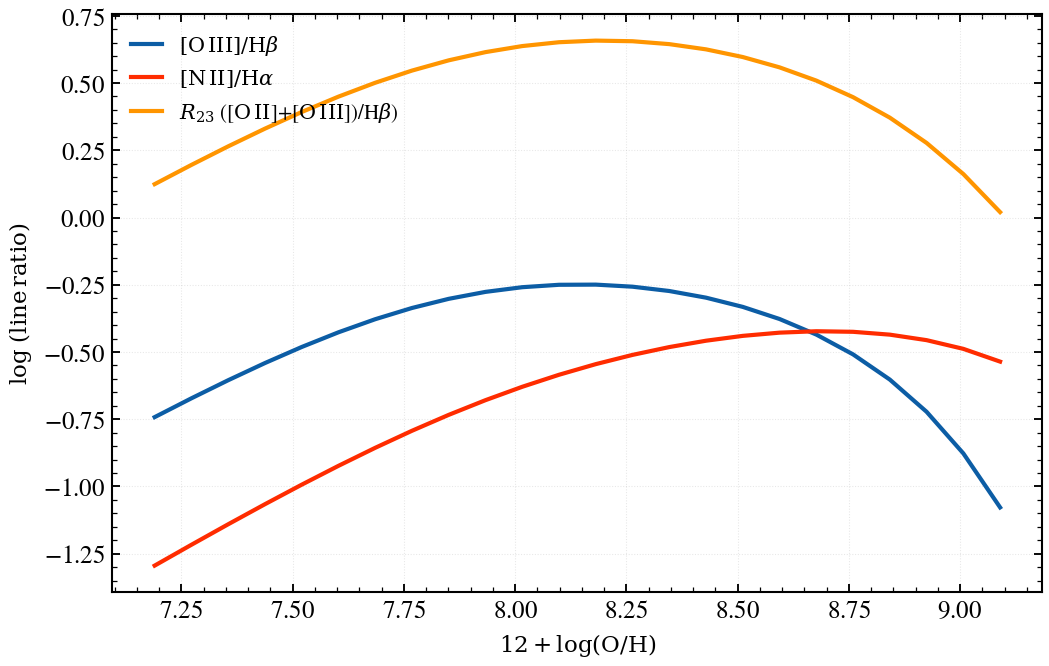

Recreate this plot in Python.
"""
Optical line-ratio diagnostics along the metallicity gradient
=============================================================

Three classical strong-line metallicity diagnostics computed as a function
of gas-phase metallicity (``logZ_gas``). The plot spans 12 + log(O/H) from
~7 to ~9 and illustrates key observational features: the saturation of
[O III]/H-beta at high metallicity (Kewley & Dopita 2002), the monotonic
but small dynamic range of [N II]/H-alpha (Marino et al. 2013), and the
famous double-valued R23 ratio which peaks near 12 + log(O/H) ≈ 8.3
(Pagel et al. 1979).

This demonstrates why observers cannot uniquely invert a single line
ratio to metallicity without breaking the R23 degeneracy or adopting a
secondary diagnostic.
"""

import os

os.environ["TF_CPP_MIN_LOG_LEVEL"] = "2"  # suppress XLA/PjRt C++ INFO+WARNING logs

import warnings

import jax
import jax.numpy as jnp
import matplotlib.pyplot as plt
import numpy as np

import tengri
from tengri.analysis.plotting import setup_style

setup_style()
warnings.filterwarnings("ignore", message=".*BakedInBackend.*")

# Load bare-stellar SSP (required by Cue nebular backend)
SSP = tengri.load_ssp("fsps_prsc_miles_chabrier")

# Build model with free logZ_gas parameter spanning the diagnostic range
model = tengri.SEDModel.build(
    SSP,
    sfh={
        "type": "dpl",
        "*": tengri.FIXED,
        "tau_gyr": 0.05,
        "log_total_mass": 10.0,
        "alpha": 4.0,
        "beta": 2.0,
    },
    dust={"type": "two_component", "*": tengri.FIXED, "tau_diff": 0.0, "tau_bc": 0.0},
    neb={"type": "cue", "*": tengri.FIXED, "logZ_gas": tengri.Uniform(-2.0, 0.5)},
    redshift=tengri.Fixed(0.0),
)

# Sample baseline parameters and then sweep logZ_gas
baseline = dict(model.spec.sample(jax.random.PRNGKey(0)))

z_grid = np.linspace(-1.5, 0.4, 24)
log_o3hb = np.empty_like(z_grid)
log_n2ha = np.empty_like(z_grid)
log_r23 = np.empty_like(z_grid)

for i, z in enumerate(z_grid):
    p = {**baseline, "neb_logZ_gas": jnp.float64(z)}
    L = model.predict_emission_lines(p)

    log_o3hb[i] = float(np.log10(L.oiii_5007 / L.hbeta))
    log_n2ha[i] = float(np.log10(L.nii_6584 / L.halpha))

    # R23 = ([O II] + [O III]) / H-beta
    # Note: oii is the doublet [OII] 3726+3729 summed
    r23 = float((L.oii + L.oiii_4959 + L.oiii_5007) / L.hbeta)
    log_r23[i] = float(np.log10(r23))

# Convert log(Z/Zsun) to 12 + log(O/H); assume 8.69 at solar metallicity
twelve_oh = 8.69 + z_grid

# Single-panel plot showing all three diagnostics
fig, ax = plt.subplots(figsize=(8.0, 5.0))

ax.plot(twelve_oh, log_o3hb, color="C0", lw=2.0, label=r"$[\mathrm{O\,III}]/\mathrm{H}\beta$")
ax.plot(twelve_oh, log_n2ha, color="C3", lw=2.0, label=r"$[\mathrm{N\,II}]/\mathrm{H}\alpha$")
ax.plot(
    twelve_oh,
    log_r23,
    color="C2",
    lw=2.0,
    label=r"$R_{23}$ ([$\mathrm{O\,II}$]+[$\mathrm{O\,III}$])/H$\beta$)",
)

ax.legend(loc="upper left", fontsize=10, framealpha=0.9)
ax.set_xlabel(r"$12 + \log(\mathrm{O/H})$", fontsize=11)
ax.set_ylabel(r"$\log\,(\mathrm{line\,ratio})$", fontsize=11)
ax.grid(True, alpha=0.3, linestyle=":")

plt.savefig("plot_line_ratios_metallicity_evolution.png", dpi=150, bbox_inches="tight")
